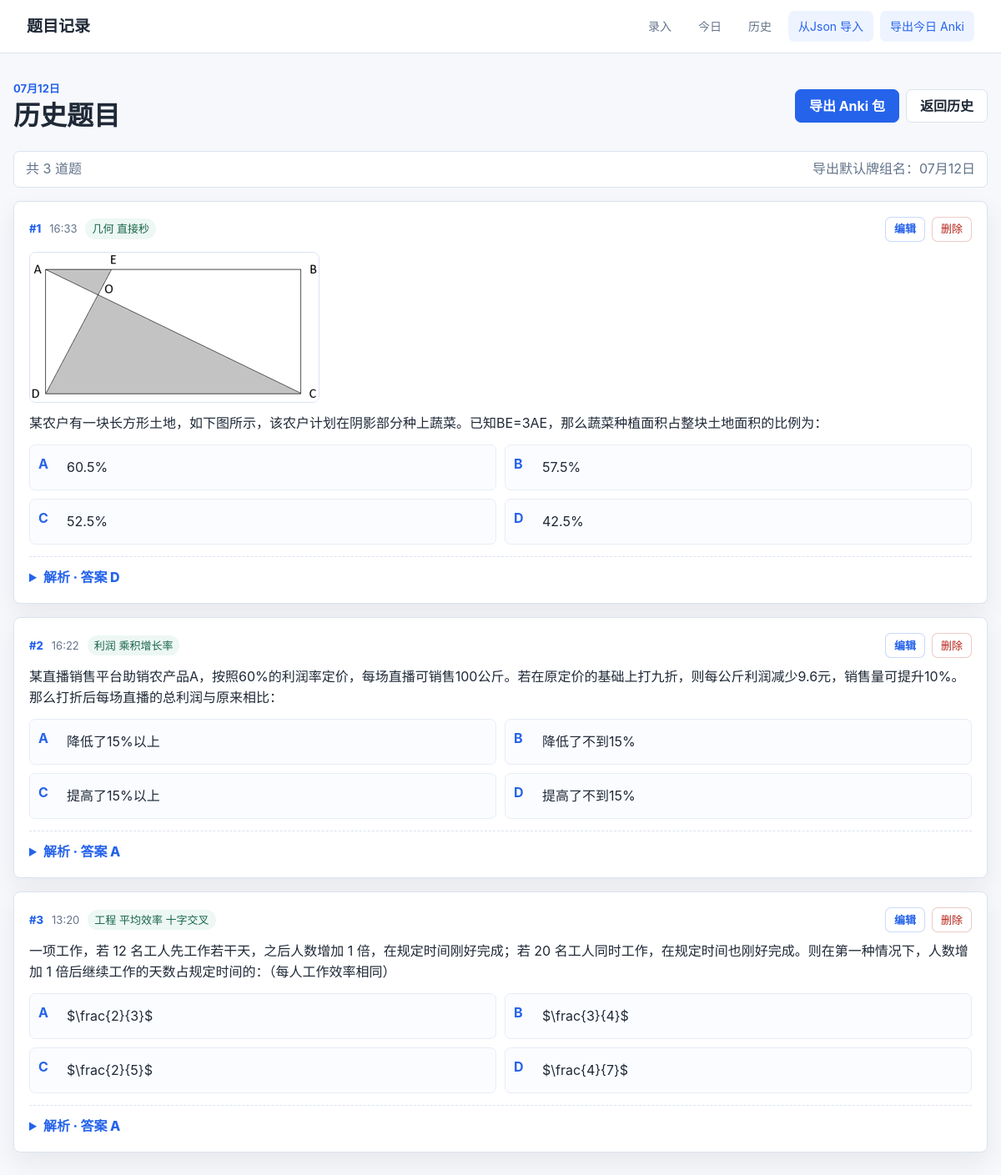
/history/2026-07-12, run on the app's committed database.
### tables this page shows
CREATE TABLE questions (
                id INTEGER PRIMARY KEY AUTOINCREMENT,
                question TEXT NOT NULL,
                option_a TEXT NOT NULL,
                option_b TEXT NOT NULL,
                option_c TEXT NOT NULL,
                option_d TEXT NOT NULL,
                answer TEXT NOT NULL DEFAULT '',
                explanation TEXT NOT NULL,
                tags TEXT NOT NULL DEFAULT '',
                question_image TEXT,
                explanation_image TEXT,
                created_at TEXT NOT NULL
            , question_no TEXT NOT NULL DEFAULT '', source TEXT NOT NULL DEFAULT 'manual', question_image_position TEXT NOT NULL DEFAULT 'before');

### app.py (the view)
@app.route("/history/<day>")
def history_day(day):
    try:
        datetime.strptime(day, "%Y-%m-%d")
    except ValueError:
        abort(404)
    questions = fetch_questions(day)
    return render_template("day.html", questions=questions, day=day, is_today=(day == today_string()))

### app.py (called while the page is built)
def get_db():
    conn = sqlite3.connect(DB_PATH)
    conn.row_factory = sqlite3.Row
    return conn

def today_string():
    return date.today().isoformat()

def display_day(value):
    dt = datetime.strptime(value, "%Y-%m-%d")
    return f"{dt.month:02d}月{dt.day:02d}日"

def is_remote_image(value):
    return bool(re.match(r"^https?://", value or "", flags=re.I))

def image_refs(value):
    if not value:
        return []
    return [part.strip() for part in str(value).split(IMAGE_REF_SEPARATOR) if part.strip()]

def fetch_questions(day=None, source="manual"):
    with get_db() as conn:
        if day:
            rows = conn.execute(
                "SELECT * FROM questions WHERE date(created_at) = ? AND source = ? ORDER BY id DESC",
                (day, source),
            ).fetchall()
        else:
            rows = conn.execute(
                "SELECT * FROM questions WHERE source = ? ORDER BY id DESC", (source,)
            ).fetchall()
    return rows

def inline_markdown(text):
    escaped = html.escape(text or "")
    escaped = re.sub(r"`([^`]+)`", r"<code>\1</code>", escaped)
    escaped = re.sub(r"\*\*([^*]+)\*\*", r"<strong>\1</strong>", escaped)
    return escaped

@app.template_filter("md")
def md_filter(value):
    return markdown_to_html(value)

@app.template_filter("day_label")
def day_label(value):
    return display_day(value)

@app.template_filter("image_refs")
def image_refs_filter(value):
    return image_refs(value)

@app.template_filter("image_src")
def image_src(value):
    return value if is_remote_image(value) else url_for("uploaded_file", filename=value)

### templates/day.html
{% extends "base.html" %}
{% set title = ("今日题目" if is_today else day|day_label ~ "题目") %}
{% block content %}
<section class="page-head">
  <div>
    <p class="eyebrow">{{ day|day_label }}</p>
    <h1>{{ "今天记录的题目" if is_today else "历史题目" }}</h1>
  </div>
  <div class="head-actions">
    {% if is_json|default(false) %}
      <a class="button primary js-export-anki" href="{{ url_for('export_json_day', day=day) }}" data-default-deck="JSON导入题目::{{ day|day_label }}">导出 Anki 包</a>
    {% else %}
      <a class="button primary js-export-anki" href="{{ url_for('export_day', day=day) }}" data-default-deck="数量关系题目::{{ day|day_label }}">导出 Anki 包</a>
    {% endif %}
    {% if not is_today %}
      <a class="button subtle" href="{{ url_for('history') }}">返回历史</a>
    {% endif %}
  </div>
</section>
{% if questions %}
  <div class="count-bar">
    <span>共 {{ questions|length }} 道题</span>
    <span>导出默认牌组名：{{ "JSON导入题目::" if is_json|default(false) else "" }}{{ day|day_label }}</span>
  </div>
  <div class="question-list">
    {% for q in questions %}
      {% set display_no = loop.index %}
      {% include "_question_card.html" %}
    {% endfor %}
  </div>
{% else %}
  <section class="empty">
    <h2>还没有题目</h2>
    <p>今天录入后，这里会自动汇总，并可直接导出 Anki 包。</p>
    <a class="button primary" href="{{ url_for('index') }}">去录入</a>
  </section>
{% endif %}
{% endblock %}

### templates/base.html (shortened to what this page needs)
<!doctype html>
<html lang="zh-CN">
<head>
  <link rel="stylesheet" href="{{ url_for('static', filename='style.css') }}">
</head>
<body>
  <header class="topbar">
    <a class="brand" href="{{ url_for('index') }}">题目记录</a>
    <nav>
      <a href="{{ url_for('index') }}">录入</a>
      <a href="{{ url_for('today') }}">今日</a>
      <a href="{{ url_for('history') }}">历史</a>
      <a class="import-link" href="{{ url_for('import_json') }}">从Json 导入</a>
      <a class="export-link js-export-anki" href="{{ url_for('export_today') }}">导出今日 Anki</a>
    </nav>
  </header>
  <main class="shell">
    {% block content %}{% endblock %}
  </main>
</body>
</html>

### templates/_question_card.html (shortened to what this page needs)
<article class="question-card">
  <div class="question-meta">
    {% set display_no = display_no|default(q.id) %}
    <span>#{{ display_no }}</span>
    <time>{{ q.created_at[11:16] }}</time>
    {% if q.tags %}
      <span class="tag-line">{{ q.tags }}</span>
    {% endif %}
    <div class="card-actions">
      <a class="small-button" href="{{ url_for('edit_question', question_id=q.id, next=request.path) }}">编辑</a>
      <form class="delete-form" action="{{ url_for('delete_question', question_id=q.id) }}" method="post">
        <button class="delete-button" type="submit" onclick="return confirm('确定删除第 {{ display_no }} 题吗？')">删除</button>
      </form>
    </div>
  </div>
  {% if q.question_image_position != "after" %}
    {% for image in q.question_image|image_refs %}
      <img class="attachment" src="{{ image|image_src }}" alt="题目图片">
    {% endfor %}
  {% endif %}
  <div class="rendered">{{ q.question|md|safe }}</div>
  <div class="options">
    <div><b>A</b><span>{{ q.option_a|md|safe }}</span></div>
    <div><b>B</b><span>{{ q.option_b|md|safe }}</span></div>
    <div><b>C</b><span>{{ q.option_c|md|safe }}</span></div>
    <div><b>D</b><span>{{ q.option_d|md|safe }}</span></div>
  </div>
  <details>
    <summary>解析{% if q.answer %} · 答案 {{ q.answer }}{% endif %}</summary>
  </details>
</article>

### static/style.css (style rules this page uses)
:root { --bg: #f7f8fb; --panel: #ffffff; --text: #1f2937; --muted: #64748b; --line: #dbe3ef; --accent: #2563eb; --accent-dark: #1d4ed8; --soft: #eef4ff; --danger: #b42318; --ok: #157f3b; --shadow: 0 12px 30px rgba(15, 23, 42, 0.07); }
* { box-sizing: border-box; }
body { margin: 0; background: var(--bg); color: var(--text); font-family: -apple-system, BlinkMacSystemFont, "Segoe UI", "PingFang SC", "Microsoft YaHei", sans-serif; font-size: 16px; line-height: 1.55; }
a { color: inherit; text-decoration: none; }
.topbar { position: sticky; top: 0; z-index: 10; display: flex; align-items: center; justify-content: space-between; gap: 24px; min-height: 64px; padding: 0 32px; border-bottom: 1px solid var(--line); background: rgba(255, 255, 255, 0.94); backdrop-filter: blur(10px); }
.brand { font-weight: 800; font-size: 19px; }
.topbar nav { display: flex; align-items: center; gap: 8px; flex-wrap: wrap; }
.topbar nav a { padding: 8px 12px; border-radius: 7px; color: var(--muted); font-size: 14px; }
.topbar nav a:hover, .topbar nav .export-link, .topbar nav .import-link { background: var(--soft); color: var(--accent); }
.shell { width: min(1180px, calc(100% - 32px)); margin: 32px auto 64px; }
.page-head, .section-title, .count-bar { display: flex; align-items: center; justify-content: space-between; gap: 16px; }
.page-head { margin-bottom: 22px; }
.head-actions, .card-actions { display: flex; align-items: center; gap: 8px; flex-wrap: wrap; }
.eyebrow { margin: 0 0 4px; color: var(--accent); font-size: 13px; font-weight: 700; letter-spacing: 0; text-transform: uppercase; }
h1, h2 { margin: 0; line-height: 1.2; }
h1 { font-size: 32px; }
.button { display: inline-flex; align-items: center; justify-content: center; min-height: 40px; padding: 0 16px; border: 1px solid var(--line); border-radius: 7px; background: var(--panel); color: var(--text); font-weight: 700; cursor: pointer; }
.button.primary { border-color: var(--accent); background: var(--accent); color: #fff; }
.editor, .question-card, .empty { border: 1px solid var(--line); border-radius: 8px; background: var(--panel); box-shadow: var(--shadow); }
.question-list { display: grid; gap: 16px; }
.question-card { padding: 18px; }
.question-meta { display: flex; align-items: center; gap: 10px; flex-wrap: wrap; margin-bottom: 10px; color: var(--muted); font-size: 13px; }
.question-meta span:first-child { color: var(--accent); font-weight: 800; }
.card-actions { margin-left: auto; }
.delete-form { margin: 0; }
.small-button, .delete-button { display: inline-flex; align-items: center; justify-content: center; min-height: 30px; padding: 0 10px; border-radius: 7px; font-size: 13px; font-weight: 800; }
.small-button { border: 1px solid rgba(37, 99, 235, 0.24); background: #fff; color: var(--accent); }
.delete-button { border: 1px solid rgba(180, 35, 24, 0.24); background: #fff; color: var(--danger); font: inherit; cursor: pointer; }
.tag-line { padding: 2px 8px; border-radius: 999px; background: #edf7f3; color: #17664a; }
.rendered p, .options p { margin: 0.25em 0; }
.attachment { display: block; max-width: min(100%, 620px); max-height: 420px; object-fit: contain; margin: 12px 0; border: 1px solid var(--line); border-radius: 8px; }
.options { display: grid; grid-template-columns: repeat(2, minmax(0, 1fr)); gap: 10px; margin-top: 14px; }
.options > div { display: grid; grid-template-columns: 28px 1fr; gap: 6px; min-height: 44px; padding: 10px; border: 1px solid #e7edf6; border-radius: 7px; background: #fbfcff; }
.options b { color: var(--accent); }
details { margin-top: 14px; padding-top: 12px; border-top: 1px dashed var(--line); }
summary { color: var(--accent); font-weight: 800; cursor: pointer; }
.count-bar { min-height: 44px; margin-bottom: 16px; padding: 0 14px; border: 1px solid var(--line); border-radius: 7px; background: var(--panel); color: var(--muted); }

### data on the page
questions: display_no "1", created_at "16:33", tags "几何 直接秒", question_image (picture), question|md "某农户有一块长方形土地，如下图所示，该农户计划在阴影部分种上蔬菜。已知BE=3AE，那么蔬菜种植面积占整块土地面积的比例为：", option_a|md "60.5%", option_b|md "57.5%", option_c|md "52.5%", option_d|md "42.5%", answer "D"
questions: display_no "2", created_at "16:22", tags "利润 乘积增长率", question|md "某直播销售平台助销农产品A，按照60%的利润率定价，每场直播可销售100公斤。若在原定价的基础上打九折，则每公斤利润减少9.6元，销售量可提升10%。那么打折后每场直播的总利润与原来相比：", option_a|md "降低了15%以上", option_b|md "降低了不到15%", option_c|md "提高了15%以上", option_d|md "提高了不到15%", answer "A"
questions: display_no "3", created_at "13:20", tags "工程 平均效率 十字交叉", question|md "一项工作，若 12 名工人先工作若干天，之后人数增加 1 倍，在规定时间刚好完成；若 20 名工人同时工作，在规定时间也刚好完成。则在第一种情况下，人数增加 1 倍后继续工作的天数占规定时间的：（每人工作效率相同）", option_a|md "$\\frac{2}{3}$", option_b|md "$\\frac{3}{4}$", option_c|md "$\\frac{2}{5}$", option_d|md "$\\frac{4}{7}$", answer "A"

### other printed values
{{ day|day_label }} "07月12日"
{{ "今天记录的题目" if is_today else "历史题目" }} "历史题目"
{{ questions|length }} "3"
